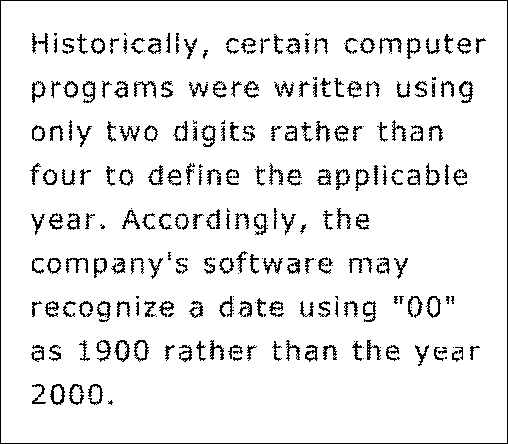
#> input picture Codes/Processamento_Imagem/AT6_MarceloAlmeida/imagens/figura1.tif, 508 x 444 px; its folder holds 4 pictures in this run
$ python main.py   (Python 2 division)
#> lines starting #> are read from the running program, lines starting #| are printed output that depends on the picture
### Codes/Processamento_Imagem/AT6_MarceloAlmeida/filtros.py
import numpy as np
import cv2

def cria_filtro(shape, tipo, d0, d1=None, notch_centros=None):
    rows, cols = shape
    crow, ccol = rows // 2, cols // 2
    filtro = np.ones((rows, cols), np.uint8)

    if tipo == "passa-baixa":
        for u in range(rows):
            for v in range(cols):
                if np.sqrt((u - crow) ** 2 + (v - ccol) ** 2) > d0:
                    filtro[u, v] = 0

    elif tipo == "passa-alta":
        for u in range(rows):
            for v in range(cols):
                if np.sqrt((u - crow) ** 2 + (v - ccol) ** 2) < d0:
                    filtro[u, v] = 0

    elif tipo == "passa-faixa" and d1 is not None:
        for u in range(rows):
            for v in range(cols):
                dist = np.sqrt((u - crow) ** 2 + (v - ccol) ** 2)
                if not (d0 <= dist <= d1):
                    filtro[u, v] = 0

    elif tipo == "notch" and notch_centros:
        for center in notch_centros:
            for u in range(rows):
                for v in range(cols):
                    du = np.sqrt((u - (crow + center[0])) ** 2 + (v - (ccol + center[1])) ** 2)
                    dv = np.sqrt((u - (crow - center[0])) ** 2 + (v - (ccol - center[1])) ** 2)
                    if du < d0 or dv < d0:
                        filtro[u, v] = 0

    return filtro

### Codes/Processamento_Imagem/AT6_MarceloAlmeida/main.py
import cv2
import numpy as np
import matplotlib.pyplot as plt
from filtros import cria_filtro
import os

def aplica_dft(img):
    dft = cv2.dft(np.float32(img), flags=cv2.DFT_COMPLEX_OUTPUT)
    return np.fft.fftshift(dft)

def calcula_magnitude(dft_shifted):
    magnitude = 20 * np.log(cv2.magnitude(dft_shifted[:, :, 0], dft_shifted[:, :, 1]) + 1)
    return magnitude

def aplica_filtro(dft_shifted, filtro):
    return dft_shifted * filtro[:, :, np.newaxis]

def reconstruir(dft_filtrado):
    f_ishift = np.fft.ifftshift(dft_filtrado)
    img_back = cv2.idft(f_ishift)
    img_back = cv2.magnitude(img_back[:, :, 0], img_back[:, :, 1])
    return cv2.normalize(img_back, None, 0, 255, cv2.NORM_MINMAX).astype(np.uint8)

def processar_imagem(nome_arquivo, filtro_tipo, d0, d1=None, notch_centros=None):
#> called with nome_arquivo = 'figura1.tif', filtro_tipo = 'passa-baixa', d0 = 80
    img = cv2.imread(f'imagens/{nome_arquivo}', cv2.IMREAD_GRAYSCALE)
#> img: shape (444, 508); 92.1% white; black in thin lines or dots
    dft = aplica_dft(img)
    mag = calcula_magnitude(dft)

    filtro = cria_filtro(img.shape, filtro_tipo, d0, d1, notch_centros)
    dft_filtrado = aplica_filtro(dft, filtro)
    mag_filtrado = calcula_magnitude(dft_filtrado)
    img_recon = reconstruir(dft_filtrado)

    mostrar_resultados(img, mag, mag_filtrado, img_recon, nome_arquivo)

def mostrar_resultados(original, espectro, espectro_filtrado, reconstruida, titulo):
#> called with titulo = 'figura1.tif'
    fig, axs = plt.subplots(1, 4, figsize=(16, 4))
    axs[0].imshow(original, cmap='gray')
    axs[0].set_title('Original')
    axs[1].imshow(espectro, cmap='gray')
    axs[1].set_title('Espectro')
    axs[2].imshow(espectro_filtrado, cmap='gray')
    axs[2].set_title('Espectro Filtrado')
    axs[3].imshow(reconstruida, cmap='gray')
    axs[3].set_title('Reconstruída')
    for ax in axs:
        ax.axis('off')
    plt.suptitle(titulo)
    plt.tight_layout()
    plt.show()


processar_imagem("figura1.tif", filtro_tipo="passa-baixa", d0=80)
processar_imagem("figura2.tif", filtro_tipo="passa-baixa", d0=40)
#> call 2 of processar_imagem, with nome_arquivo = 'figura2.tif', filtro_tipo = 'passa-baixa', d0 = 40
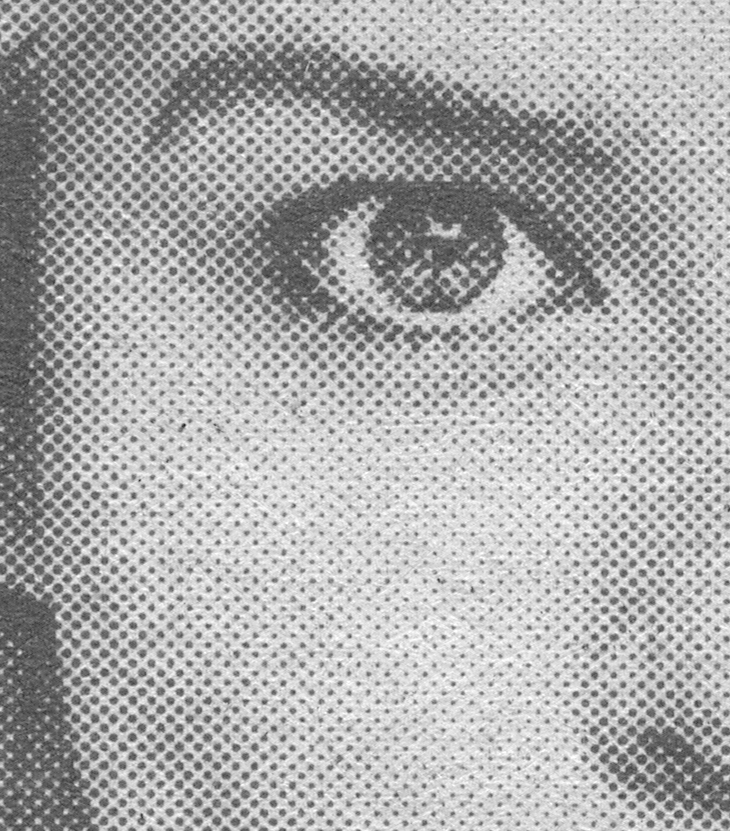
#> input picture Codes/Processamento_Imagem/AT6_MarceloAlmeida/imagens/figura2.tif, 730 x 831 px
#> in processar_imagem, img is the input picture: shape (831, 730); min 33, max 255, mean 172.2
#> in reconstruir (call 2), `img_back = cv2.magnitude(img_back[:, :, 0], img_back[:, :, 1])`:
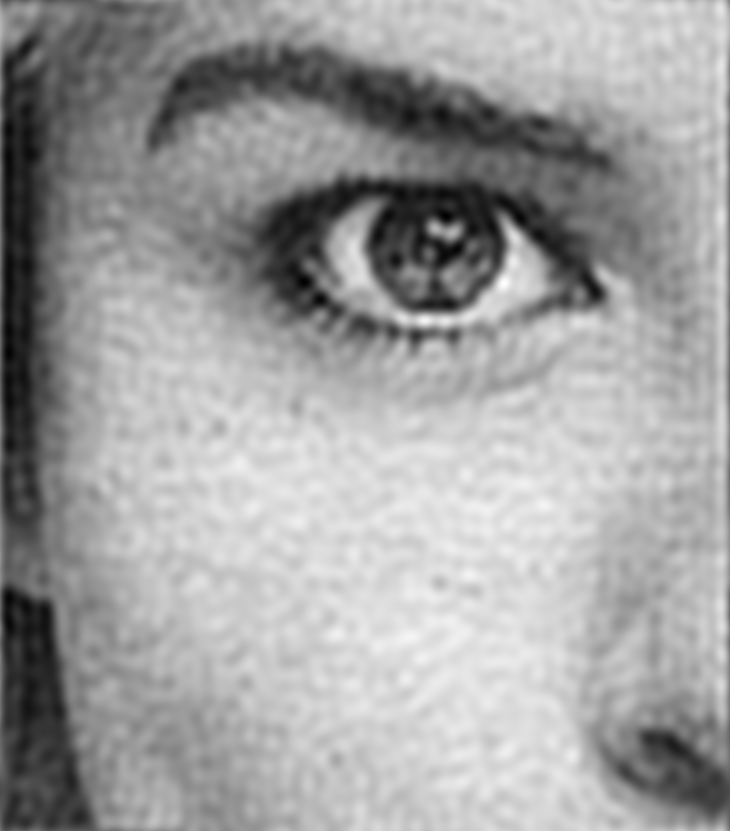
#> img_back: shape (831, 730) float32; min 44356008, max 140486960, mean 104440904; drawn with min black and max white
processar_imagem("figura3.tif", filtro_tipo="passa-baixa", d0=100)
#> call 3 of processar_imagem, with nome_arquivo = 'figura3.tif', filtro_tipo = 'passa-baixa', d0 = 100
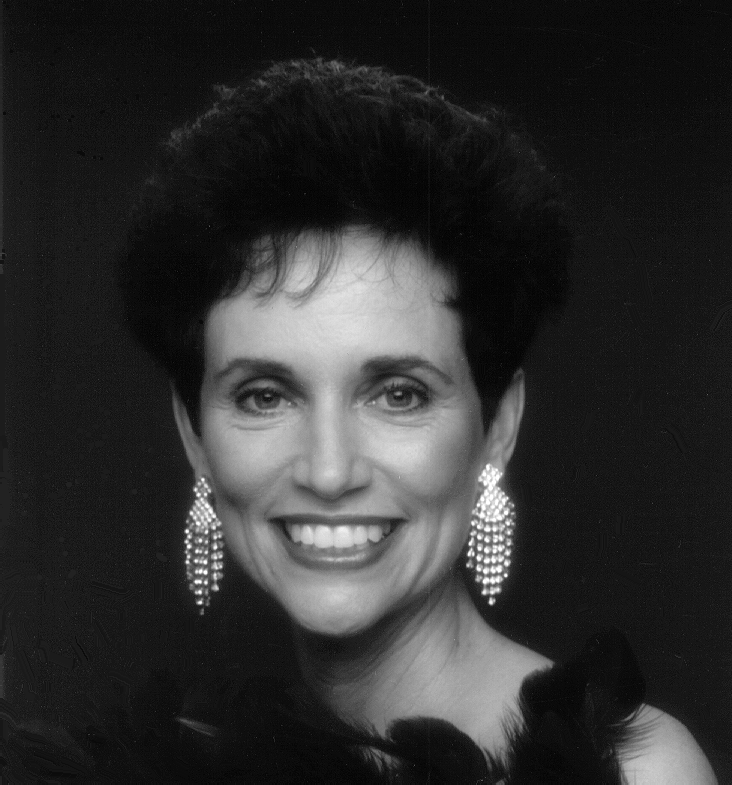
#> input picture Codes/Processamento_Imagem/AT6_MarceloAlmeida/imagens/figura3.tif, 732 x 785 px
#> in processar_imagem, img is the input picture: shape (785, 732); min 0, max 255, mean 46.4
processar_imagem("figura4.tif", filtro_tipo="passa-baixa", d0=20)
#> call 4 of processar_imagem, with nome_arquivo = 'figura4.tif', filtro_tipo = 'passa-baixa', d0 = 20
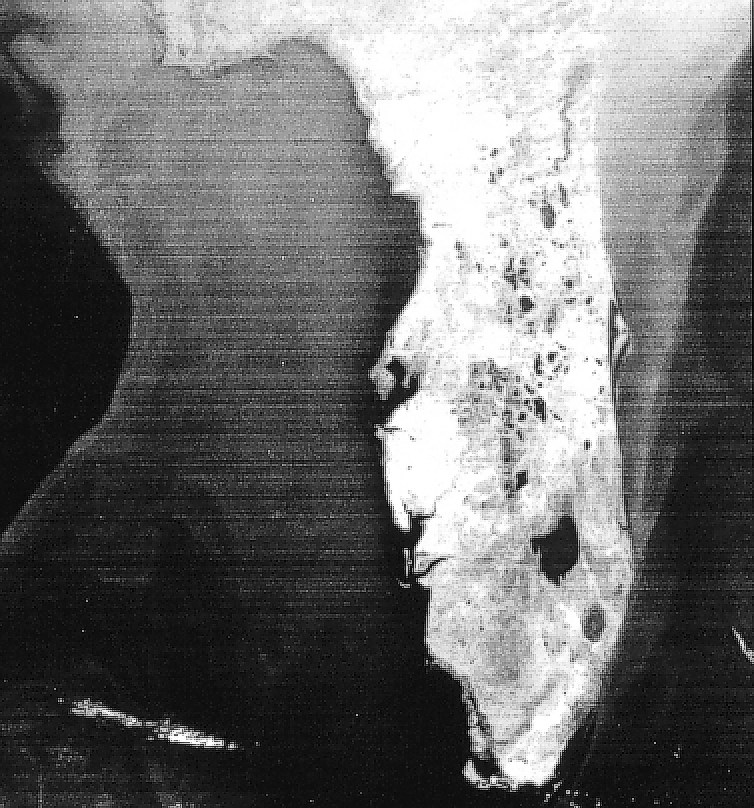
#> input picture Codes/Processamento_Imagem/AT6_MarceloAlmeida/imagens/figura4.tif, 754 x 808 px
#> in processar_imagem, img is the input picture: shape (808, 754); min 0, max 255, mean 109.3
#> in calcula_magnitude (call 7), `magnitude = 20 * np.log(cv2.magnitude(dft_shifted[:, :, 0], dft_shifte..`:
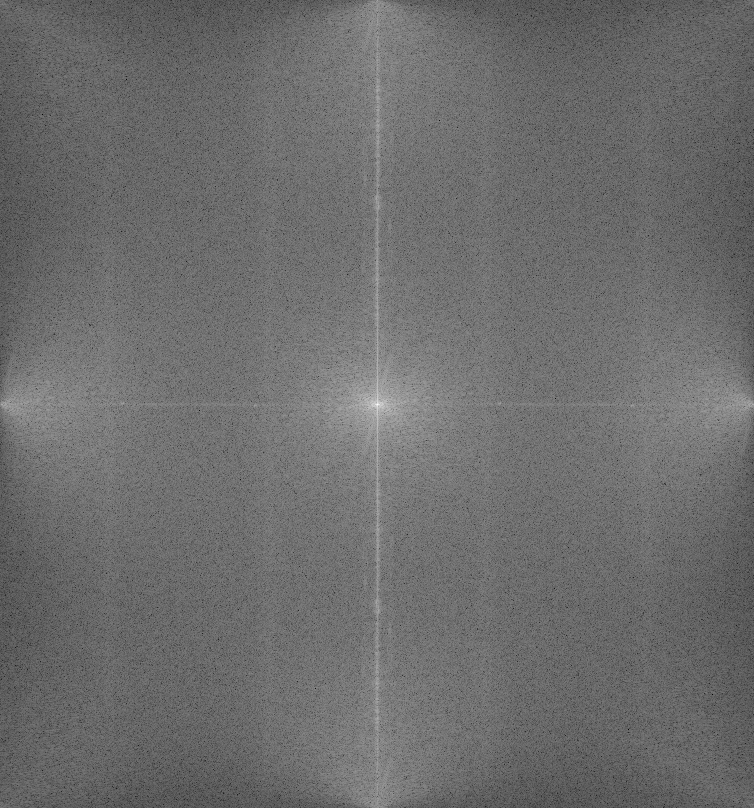
#> magnitude: shape (808, 754) float32; min 47.19, max 360.3, mean 181.5; drawn with min black and max white
#> in calcula_magnitude (call 8), `magnitude = 20 * np.log(cv2.magnitude(dft_shifted[:, :, 0], dft_shifte..`:
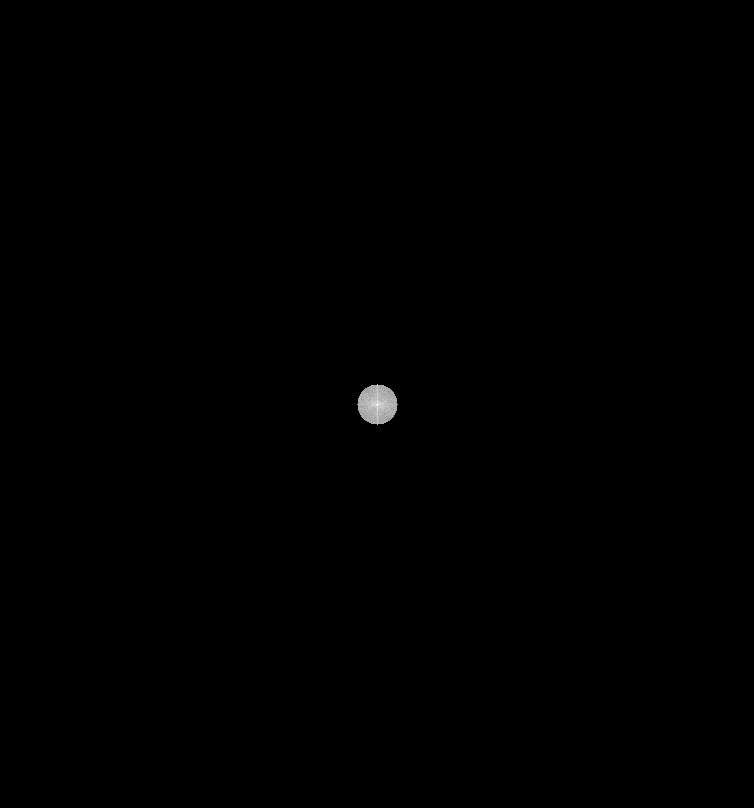
#> magnitude: shape (808, 754) float32; min 0, max 360.3, mean 0.5; drawn with min black and max white
#> in reconstruir (call 4), `img_back = cv2.magnitude(img_back[:, :, 0], img_back[:, :, 1])`:
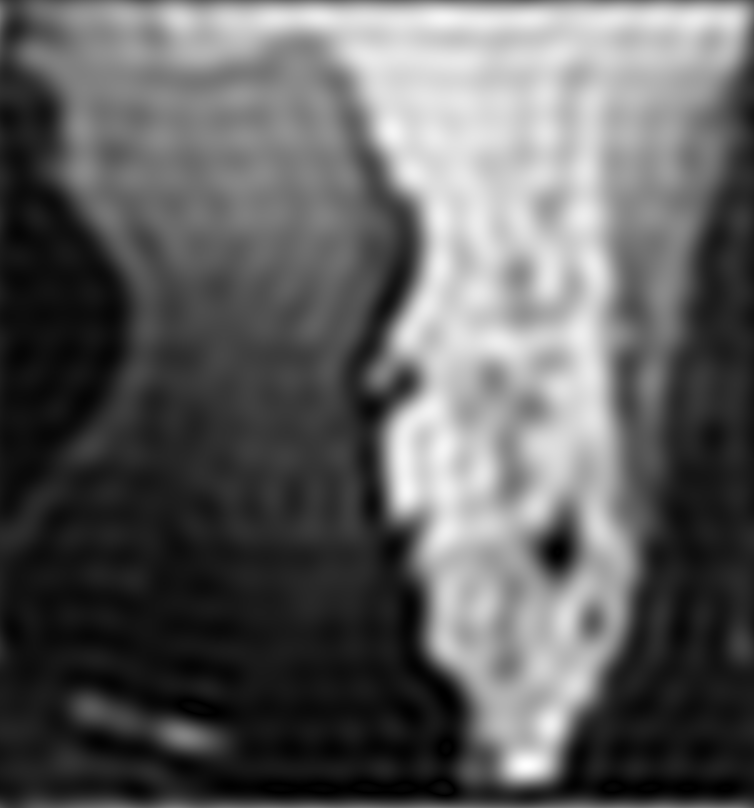
#> img_back: shape (808, 754) float32; min 366, max 176513952, mean 66633300; drawn with min black and max white
#> (the run stopped early here; a loop or call above may not have finished)
